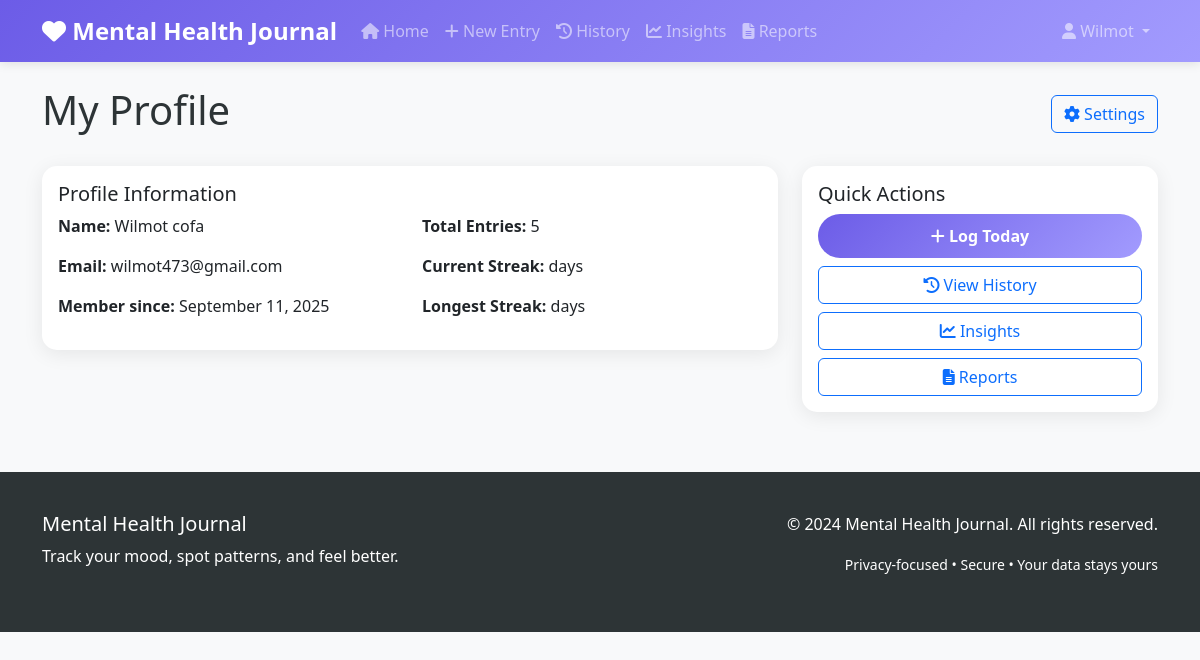
The app's page /accounts/profile/ (signed in) with its own data.
### accounts/models.py (models this page shows, shortened)
class User(AbstractUser):
    email = models.EmailField(unique=True)
    timezone = models.CharField(max_length=50, default='UTC')
    is_verified = models.BooleanField(default=False)
    created_at = models.DateTimeField(auto_now_add=True)
    updated_at = models.DateTimeField(auto_now=True)
    username = models.CharField(max_length=150, blank=True, null=True)
    USERNAME_FIELD = 'email'
    REQUIRED_FIELDS = ['first_name', 'last_name']
    objects = UserManager()

### accounts/views.py (the view)
# urls.py: path('profile/', views.ProfileView.as_view(), name='profile'),
class ProfileView(LoginRequiredMixin, TemplateView):
    template_name = 'accounts/profile.html'
    def get_context_data(self, **kwargs):
        context = super().get_context_data(**kwargs)
        context['settings'] = self.request.user.settings
        return context

### templates/accounts/profile.html (shortened to what this page needs)
{% extends 'base.html' %}
{% block content %}
<div class="row">
    <div class="col-12">
        <div class="d-flex justify-content-between align-items-center mb-4">
            <h1>My Profile</h1>
            <a href="{% url 'accounts:settings' %}" class="btn btn-outline-primary">
                <i class="fas fa-cog"></i> Settings
            </a>
        </div>
    </div>
</div>
<div class="row">
    <div class="col-md-8">
        <div class="card">
            <div class="card-body">
                <h5 class="card-title">Profile Information</h5>
                <div class="row">
                    <div class="col-md-6">
                        <p><strong>Name:</strong> {{ user.first_name }} {{ user.last_name }}</p>
                        <p><strong>Email:</strong> {{ user.email }}</p>
                        <p><strong>Member since:</strong> {{ user.date_joined|date:"F j, Y" }}</p>
                    </div>
                    <div class="col-md-6">
                        <p><strong>Total Entries:</strong> {{ user.entries.count }}</p>
                        <p><strong>Current Streak:</strong> {{ settings.current_streak }} days</p>
                        <p><strong>Longest Streak:</strong> {{ settings.longest_streak }} days</p>
                    </div>
                </div>
            </div>
        </div>
    </div>
    <div class="col-md-4">
        <div class="card">
            <div class="card-body">
                <h5 class="card-title">Quick Actions</h5>
                <div class="d-grid gap-2">
                    <a href="{% url 'journal:new_entry' %}" class="btn btn-primary">
                        <i class="fas fa-plus"></i> Log Today
                    </a>
                    <a href="{% url 'journal:history' %}" class="btn btn-outline-primary">
                        <i class="fas fa-history"></i> View History
                    </a>
                    <a href="{% url 'insights:insights' %}" class="btn btn-outline-primary">
                        <i class="fas fa-chart-line"></i> Insights
                    </a>
                    <a href="{% url 'reports:reports' %}" class="btn btn-outline-primary">
                        <i class="fas fa-file-alt"></i> Reports
                    </a>
                </div>
            </div>
        </div>
    </div>
</div>
{% endblock %}

### templates/base.html (shortened to what this page needs)
<!DOCTYPE html>
<html lang="en">
<head>
    <link href="https://cdn.jsdelivr.net/npm/bootstrap@5.3.0/dist/css/bootstrap.min.css" rel="stylesheet">
    <link href="https://cdnjs.cloudflare.com/ajax/libs/font-awesome/6.4.0/css/all.min.css" rel="stylesheet">
</head>
<body>
    <nav class="navbar navbar-expand-lg navbar-dark">
        <div class="container">
            <a class="navbar-brand" href="{% if user.is_authenticated %}{% url 'journal:home' %}{% else %}{% url 'landing' %}{% endif %}">
                <i class="fas fa-heart"></i> Mental Health Journal
            </a>
            <div class="collapse navbar-collapse" id="navbarNav">
                <ul class="navbar-nav me-auto">
                    {% if user.is_authenticated %}
                        <li class="nav-item">
                            <a class="nav-link" href="{% url 'journal:home' %}">
                                <i class="fas fa-home"></i> Home
                            </a>
                        </li>
                        <li class="nav-item">
                            <a class="nav-link" href="{% url 'journal:new_entry' %}">
                                <i class="fas fa-plus"></i> New Entry
                            </a>
                        </li>
                        <li class="nav-item">
                            <a class="nav-link" href="{% url 'journal:history' %}">
                                <i class="fas fa-history"></i> History
                            </a>
                        </li>
                        <li class="nav-item">
                            <a class="nav-link" href="{% url 'insights:insights' %}">
                                <i class="fas fa-chart-line"></i> Insights
                            </a>
                        </li>
                        <li class="nav-item">
                            <a class="nav-link" href="{% url 'reports:reports' %}">
                                <i class="fas fa-file-alt"></i> Reports
                            </a>
                        </li>
                    {% endif %}
                </ul>
                <ul class="navbar-nav">
                    {% if user.is_authenticated %}
                        <li class="nav-item dropdown">
                            <a class="nav-link dropdown-toggle" href="#" id="navbarDropdown" role="button" data-bs-toggle="dropdown">
                                <i class="fas fa-user"></i> {{ user.first_name|default:user.email }}
                            </a>
                        </li>
                    {% endif %}
                </ul>
            </div>
        </div>
    </nav>
    <main class="container my-4">
        {% block content %}{% endblock %}
    </main>
    <footer class="footer">
        <div class="container">
            <div class="row">
                <div class="col-md-6">
                    <h5>Mental Health Journal</h5>
                    <p>Track your mood, spot patterns, and feel better.</p>
                </div>
                <div class="col-md-6 text-md-end">
                    <p>&copy; 2024 Mental Health Journal. All rights reserved.</p>
                    <p><small>Privacy-focused • Secure • Your data stays yours</small></p>
                </div>
            </div>
        </div>
    </footer>
</body>
</html>

### templates/base.html (style rules this page uses)
:root { --primary-color: #6c5ce7; --secondary-color: #a29bfe; --accent-color: #fd79a8; --success-color: #00b894; --warning-color: #fdcb6e; --danger-color: #e17055; --light-bg: #f8f9fa; --dark-bg: #2d3436; }
body { font-family: 'Segoe UI', Tahoma, Geneva, Verdana, sans-serif; background-color: var(--light-bg); color: #2d3436; }
.navbar { background: linear-gradient(135deg, var(--primary-color), var(--secondary-color)); box-shadow: 0 2px 10px rgba(0,0,0,0.1); }
.navbar-brand { font-weight: 700; font-size: 1.5rem; }
.card { border: none; border-radius: 15px; box-shadow: 0 4px 20px rgba(0,0,0,0.08); transition: transform 0.2s ease; }
.btn-primary { background: linear-gradient(135deg, var(--primary-color), var(--secondary-color)); border: none; border-radius: 25px; padding: 10px 25px; font-weight: 600; transition: all 0.3s ease; }
.footer { background: var(--dark-bg); color: white; padding: 40px 0; margin-top: 60px; }

### records on screen
User: first_name "Wilmot", last_name "cofa", email "wilmot473@gmail.com", date_joined "September 11, 2025", entries.count "5"
